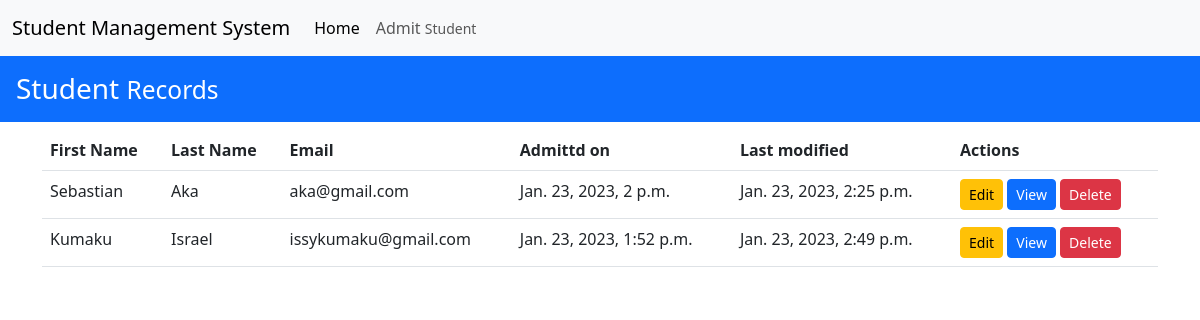
The page / on the database its author committed.
### main/models.py (models this page shows, shortened)
class Student(models.Model):
	fname = models.CharField(max_length=50)
	lname = models.CharField(max_length=50)
	email = models.EmailField(unique=True)
	created_at = models.DateTimeField(auto_now_add=True)
	modified_at = models.DateTimeField(auto_now=True)

### main/views.py (the view)
# urls.py: path('',views.home, name='home'),
def home(request):
	title = 'Student records '
	students = Student.objects.all().order_by('-id').values()
	context = {
	'page_title': title,
	'students':students
	}
	return render(request,'main/index.html',context)

### main/templates/main/index.html (shortened to what this page needs)
{% extends 'main/base.html' %}
{% block title %}
	Student <small>Records</small>
{% endblock title %}
{% block content %}
	{% if students %}
	<table class="table">
	  <thead>
	    <tr>
	      <th scope="col">First Name</th>
	      <th scope="col">Last Name</th>
	      <th scope="col">Email</th>
	      <th scope="col">Admittd on</th>
	      <th scope="col">Last modified</th>
	      <th scope="col">Actions</th>
	    </tr>
	  </thead>
	  <tbody>
	  	{% for student in students %}
	    <tr>
	      <td>{{student.fname}}</td>
	      <td>{{student.lname}}</td>
	      <td>{{student.email}}</td>
	      <td>{{student.created_at}}</td>
	      <td>{{student.modified_at}}</td>
	      <td>
	      	<button type="button" data-bs-toggle="modal" data-bs-target="#editstudentModal{{student.id}}" class="btn btn-warning btn-sm">Edit</button>
	      	<button type="button" data-bs-toggle="modal" data-bs-target="#viewstudentModal{{student.id}}" class="btn btn-primary btn-sm">View</button>
	      	<button type="button" data-bs-toggle="modal" data-bs-target="#deletestudentModal{{student.id}}" class="btn btn-danger btn-sm">Delete</button>
	      </td>
	    </tr>
	    {% endfor %}
	  </tbody>
	</table>
	{% else %}
	<center>
		<p class="lead">No student record available</p>
	</center>
	{% endif %}
{% endblock content %}

### main/templates/main/base.html (shortened to what this page needs)
<!doctype html>
<html lang="en">
  <head>
    <link href="https://cdn.jsdelivr.net/npm/bootstrap@5.3.0-alpha1/dist/css/bootstrap.min.css" rel="stylesheet">
  </head>
  <body>
    <nav class="navbar navbar-expand-lg bg-body-tertiary">
      <div class="container-fluid">
        <a class="navbar-brand" href="{% url 'home' %}">Student Management System</a>
        <div class="collapse navbar-collapse" id="navbarNavDropdown">
          <ul class="navbar-nav">
            <li class="nav-item">
              <a class="nav-link active" aria-current="page" href="{% url 'home' %}">Home</a>
            </li>
            <li class="nav-item">
              <a class="nav-link" href="{% url 'admit' %}">Admit <small>Student</small> </a>
            </li>
          </ul>
        </div>
      </div>
    </nav>
    <div class="container-fliud bg-primary text-white">
      <h3 class="p-3">{% block title %} {% endblock title %}</h3>
    </div>
    <main class="container">
    {% block content %}
    {% endblock content %}
    </main>
  </body>
</html>

### rows shown on the page
Student: fname "Sebastian", lname "Aka", email "aka@gmail.com", created_at "Jan. 23, 2023, 2 p.m.", modified_at "Jan. 23, 2023, 2:25 p.m."
Student: fname "Kumaku", lname "Israel", email "issykumaku@gmail.com", created_at "Jan. 23, 2023, 1:52 p.m.", modified_at "Jan. 23, 2023, 2:49 p.m."
